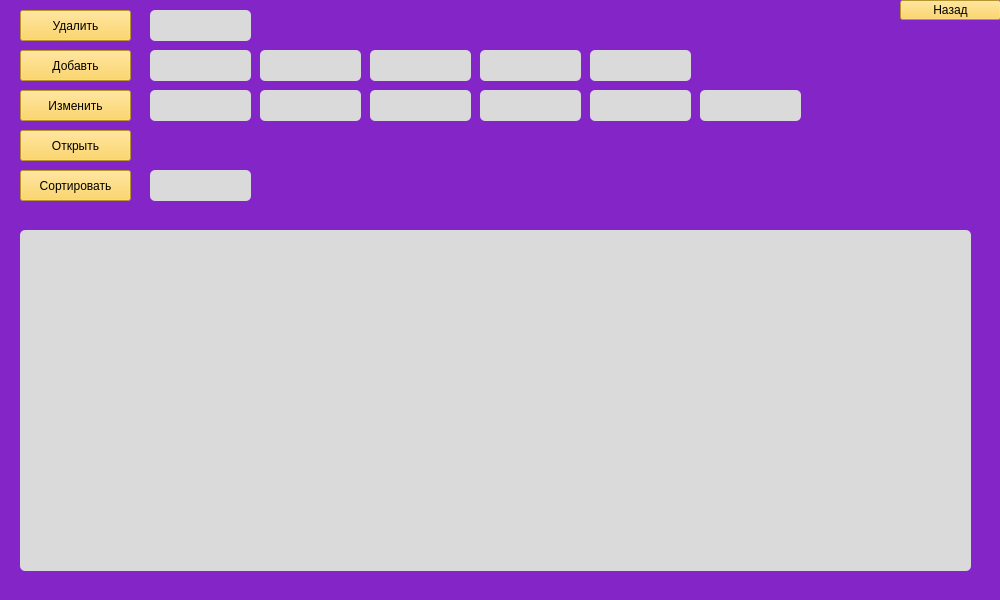
<?xml version="1.0" encoding="UTF-8"?>
<ui version="4.0">
 <class>MainWindow</class>
 <widget class="QMainWindow" name="MainWindow">
  <property name="geometry">
   <rect>
    <x>0</x>
    <y>0</y>
    <width>1000</width>
    <height>600</height>
   </rect>
  </property>
  <property name="minimumSize">
   <size>
    <width>1000</width>
    <height>600</height>
   </size>
  </property>
  <property name="maximumSize">
   <size>
    <width>1000</width>
    <height>600</height>
   </size>
  </property>
  <property name="sizeIncrement">
   <size>
    <width>1000</width>
    <height>800</height>
   </size>
  </property>
  <property name="baseSize">
   <size>
    <width>1000</width>
    <height>600</height>
   </size>
  </property>
  <property name="windowTitle">
   <string>Fuel</string>
  </property>
  <property name="styleSheet">
   <string notr="true">
background-color: rgb(132, 37, 200);
font: 75 12pt &quot;Fixedsys&quot;;
</string>
  </property>
  <widget class="QWidget" name="centralwidget">
   <widget class="QTableWidget" name="tableWidget">
    <property name="geometry">
     <rect>
      <x>20</x>
      <y>230</y>
      <width>951</width>
      <height>341</height>
     </rect>
    </property>
    <property name="styleSheet">
     <string notr="true">background-color: rgb(218, 218, 218);
border-radius: 5px;</string>
    </property>
    <property name="dragEnabled">
     <bool>true</bool>
    </property>
   </widget>
   <widget class="QPushButton" name="Dell">
    <property name="geometry">
     <rect>
      <x>20</x>
      <y>10</y>
      <width>111</width>
      <height>31</height>
     </rect>
    </property>
    <property name="styleSheet">
     <string notr="true">background-color: rgb(255, 207, 64);
</string>
    </property>
    <property name="text">
     <string>Удалить</string>
    </property>
   </widget>
   <widget class="QPushButton" name="Add">
    <property name="geometry">
     <rect>
      <x>20</x>
      <y>50</y>
      <width>111</width>
      <height>31</height>
     </rect>
    </property>
    <property name="styleSheet">
     <string notr="true">background-color: rgb(255, 207, 64);
</string>
    </property>
    <property name="text">
     <string>Добавть</string>
    </property>
   </widget>
   <widget class="QPushButton" name="Change">
    <property name="geometry">
     <rect>
      <x>20</x>
      <y>90</y>
      <width>111</width>
      <height>31</height>
     </rect>
    </property>
    <property name="styleSheet">
     <string notr="true">background-color: rgb(255, 207, 64);
</string>
    </property>
    <property name="text">
     <string>Изменить</string>
    </property>
   </widget>
   <widget class="QPushButton" name="Open">
    <property name="geometry">
     <rect>
      <x>20</x>
      <y>130</y>
      <width>111</width>
      <height>31</height>
     </rect>
    </property>
    <property name="styleSheet">
     <string notr="true">background-color: rgb(255, 207, 64);
</string>
    </property>
    <property name="text">
     <string>Открыть</string>
    </property>
   </widget>
   <widget class="QPushButton" name="Sort">
    <property name="geometry">
     <rect>
      <x>20</x>
      <y>170</y>
      <width>111</width>
      <height>31</height>
     </rect>
    </property>
    <property name="styleSheet">
     <string notr="true">background-color: rgb(255, 207, 64);
</string>
    </property>
    <property name="text">
     <string>Сортировать</string>
    </property>
   </widget>
   <widget class="QPushButton" name="Back">
    <property name="geometry">
     <rect>
      <x>900</x>
      <y>0</y>
      <width>101</width>
      <height>20</height>
     </rect>
    </property>
    <property name="styleSheet">
     <string notr="true">background-color: rgb(255, 207, 64);
</string>
    </property>
    <property name="text">
     <string>Назад</string>
    </property>
   </widget>
   <widget class="QLineEdit" name="DellLine">
    <property name="geometry">
     <rect>
      <x>150</x>
      <y>10</y>
      <width>101</width>
      <height>31</height>
     </rect>
    </property>
    <property name="styleSheet">
     <string notr="true">background-color: rgb(218, 218, 218);
border-radius: 5px;</string>
    </property>
   </widget>
   <widget class="QLineEdit" name="AddLine">
    <property name="geometry">
     <rect>
      <x>150</x>
      <y>50</y>
      <width>101</width>
      <height>31</height>
     </rect>
    </property>
    <property name="styleSheet">
     <string notr="true">background-color: rgb(218, 218, 218);
border-radius: 5px;</string>
    </property>
   </widget>
   <widget class="QLineEdit" name="AddLine_1">
    <property name="geometry">
     <rect>
      <x>260</x>
      <y>50</y>
      <width>101</width>
      <height>31</height>
     </rect>
    </property>
    <property name="styleSheet">
     <string notr="true">background-color: rgb(218, 218, 218);
border-radius: 5px;</string>
    </property>
   </widget>
   <widget class="QLineEdit" name="AddLine_2">
    <property name="geometry">
     <rect>
      <x>370</x>
      <y>50</y>
      <width>101</width>
      <height>31</height>
     </rect>
    </property>
    <property name="styleSheet">
     <string notr="true">background-color: rgb(218, 218, 218);
border-radius: 5px;</string>
    </property>
   </widget>
   <widget class="QLineEdit" name="AddLine_3">
    <property name="geometry">
     <rect>
      <x>480</x>
      <y>50</y>
      <width>101</width>
      <height>31</height>
     </rect>
    </property>
    <property name="styleSheet">
     <string notr="true">background-color: rgb(218, 218, 218);
border-radius: 5px;</string>
    </property>
   </widget>
   <widget class="QLineEdit" name="AddLine_4">
    <property name="geometry">
     <rect>
      <x>590</x>
      <y>50</y>
      <width>101</width>
      <height>31</height>
     </rect>
    </property>
    <property name="styleSheet">
     <string notr="true">background-color: rgb(218, 218, 218);
border-radius: 5px;</string>
    </property>
   </widget>
   <widget class="QLineEdit" name="ChangeLine_4">
    <property name="geometry">
     <rect>
      <x>590</x>
      <y>90</y>
      <width>101</width>
      <height>31</height>
     </rect>
    </property>
    <property name="styleSheet">
     <string notr="true">background-color: rgb(218, 218, 218);
border-radius: 5px;</string>
    </property>
   </widget>
   <widget class="QLineEdit" name="ChangeLine_1">
    <property name="geometry">
     <rect>
      <x>260</x>
      <y>90</y>
      <width>101</width>
      <height>31</height>
     </rect>
    </property>
    <property name="styleSheet">
     <string notr="true">background-color: rgb(218, 218, 218);
border-radius: 5px;</string>
    </property>
   </widget>
   <widget class="QLineEdit" name="ChangeLine_2">
    <property name="geometry">
     <rect>
      <x>370</x>
      <y>90</y>
      <width>101</width>
      <height>31</height>
     </rect>
    </property>
    <property name="styleSheet">
     <string notr="true">background-color: rgb(218, 218, 218);
border-radius: 5px;</string>
    </property>
   </widget>
   <widget class="QLineEdit" name="ChangeLine_3">
    <property name="geometry">
     <rect>
      <x>480</x>
      <y>90</y>
      <width>101</width>
      <height>31</height>
     </rect>
    </property>
    <property name="styleSheet">
     <string notr="true">background-color: rgb(218, 218, 218);
border-radius: 5px;</string>
    </property>
   </widget>
   <widget class="QLineEdit" name="ChangeLine">
    <property name="geometry">
     <rect>
      <x>150</x>
      <y>90</y>
      <width>101</width>
      <height>31</height>
     </rect>
    </property>
    <property name="styleSheet">
     <string notr="true">background-color: rgb(218, 218, 218);
border-radius: 5px;</string>
    </property>
   </widget>
   <widget class="QLineEdit" name="ChangeLine_5">
    <property name="geometry">
     <rect>
      <x>700</x>
      <y>90</y>
      <width>101</width>
      <height>31</height>
     </rect>
    </property>
    <property name="styleSheet">
     <string notr="true">background-color: rgb(218, 218, 218);
border-radius: 5px;</string>
    </property>
   </widget>
   <widget class="QLineEdit" name="lineEdit_13">
    <property name="geometry">
     <rect>
      <x>150</x>
      <y>170</y>
      <width>101</width>
      <height>31</height>
     </rect>
    </property>
    <property name="styleSheet">
     <string notr="true">background-color: rgb(218, 218, 218);
border-radius: 5px;</string>
    </property>
   </widget>
  </widget>
 </widget>
 <resources/>
 <connections/>
</ui>
